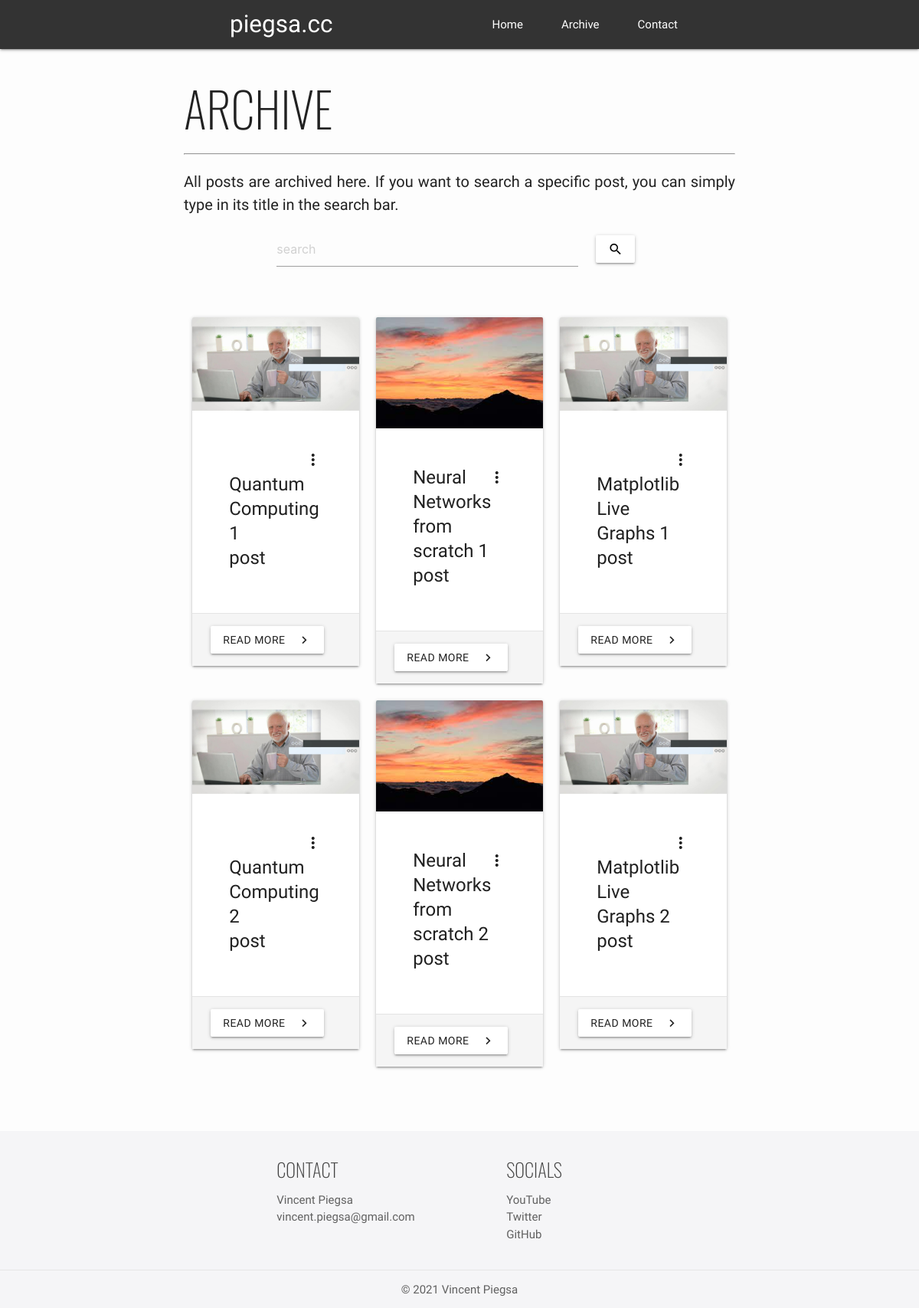
Page /archive on the committed database.
### components/models.py (models this page shows, shortened)
class Post(db.Model):
	id = db.Column(db.Integer, primary_key=True)
	title = db.Column(db.String(128), unique=True, nullable=False)
	subtitle = db.Column(db.String(256), nullable=False)
	img = db.Column(db.String(256), nullable=False)
	url = db.Column(db.String(256), unique=True)
	pub_date = db.Column(db.DateTime, nullable=False, default=datetime.utcnow)

### components/blog/views.py (the view)
@blog.route('/archive')
def archive():
	return render_template('blog/archive.html', posts=Post.query.all())

### components/templates/blog/archive.html (shortened to what this page needs)
{% extends "layout.html" %}
{% block content %}
<div style="margin-bottom: 50px;">
	<h1 class="subheading">Archive</h1>
	<hr/>
	<p class="flow-text">
		All posts are archived here. If you want to search a specific post, you can simply type in its title in the search bar.
	</p>
	<div class="row" style="max-width: 500px; margin: 0 auto;">
		<form action="" method="GET">
			<div class="col s10">
				<input type="text" name="search" placeholder="search">
			</div>
			<div class="col s2">
				<button class="btn white waves-effect waves-dark" type="submit" style="margin-bottom: -20px;"><i class="material-icons" style="color: rgb(0, 0, 0);">search</i></button>
			</div>
		</form>
	</div>
</div>
{% if posts %}
<div class="row" style="margin-top: 25px;">
	{% for post in posts %}
		<div class="col l4 s12" style="height: 450px; margin-bottom: 50px;">
			<div class="card hoverable sticky-action">
				<div class="card-image waves-effect waves-block waves-light">
					<img class="activator responsive-img thumbnail" src="{{ url_for('static', filename=post.img) }}">
				</div>
				<div class="card-content">
					<div class="card-content">
						<div class="card-title activator grey-text text-darken-4">
							<i class="material-icons right">more_vert</i>
							<p style="width: 90%;">{{ post.title }}</p>post
						</div>
					</div>
				</div>
				<div class="card-action grey lighten-4">
					<a class="btn waves-effect waves-dark grey-text text-darken-4 white" href="{{ url_for('blog.archive_post', post=post.url) }}">Read More<i class="material-icons right">chevron_right</i></a>
				</div>
				</div>
		</div>
	{% endfor %}
</div>
{% endif %}
{% endblock %}

### components/templates/layout.html (shortened to what this page needs)
<!DOCTYPE html>
<html>
<head>
    <link rel="stylesheet" href="https://cdnjs.cloudflare.com/ajax/libs/materialize/1.0.0/css/materialize.min.css">
    <link rel="stylesheet" href="https://cdnjs.cloudflare.com/ajax/libs/font-awesome/4.7.0/css/font-awesome.min.css">
</head>
<body>
	<header>
		<div class="navbar-fixed">
			<nav style="background-color: rgba(0, 0, 0, 0.8);">
				<div class="nav-wrapper" style="width: 50%; margin: 0 auto;">
					<a class="brand-logo" href="">piegsa.cc</a>
					<ul class="right hide-on-med-and-down">
						<li><a class="nav-item" href="{{ url_for('blog.home') }}">Home</a></li>
						<li><a class="nav-item" href="{{ url_for('blog.archive') }}">Archive</a></li>
						<li><a class="nav-item" href="{{ url_for('blog.contact') }}">Contact</a></li>
					</ul>
				</div>
			</nav>
		</div>
	</header>
	<main>
		<div class="container" style="width: 60%;">
			{% block content %}
			{% endblock %}
		</div>
	</main>
	<footer class="page-footer" style="background-color: rgb(245, 245, 247); margin-top: 50px;">
		<div class="container" style="width: 50%;">
			<div class="row">
				<div class="col l4 offset-l1 s12">
					<h5 class="grey-text text-darken-3">Contact</h5>
					<ul>
						<li class="grey-text text-darken-2">Vincent Piegsa</li>
						<li><a  class="grey-text text-darken-2 light link-hover" href="mailto:vincent.piegsa@gmail.com">vincent.piegsa@gmail.com</a></li>
					</ul>
				</div>
				<div class="col l4 offset-l2 s12">
					<h5 class="grey-text text-darken-3">Socials</h5>
					<ul>
						<li><a class="grey-text text-darken-2 light link-hover" href="https://www.youtube.com/channel/UC79fsGLmn36NnS25beoVB3Q">YouTube</a></li>
						<li><a class="grey-text text-darken-2 light link-hover" href="https://twitter.com/vincentpiegsa">Twitter</a></li>
						<li><a class="grey-text text-darken-2 light link-hover" href="https://github.com/VincentPiegsa">GitHub</a></li>
					</ul>
				</div>
			</div>
		</div>
		<div class="footer-copyright" style="background-color: rgb(245, 245, 247); border-top: 1px solid rgb(230, 230, 230);">
			<div class="container grey-text text-darken-2" style="text-align: center;">
				&copy; 2021 <a class="grey-text text-darken-2 light link-hover" href="/">Vincent Piegsa</a>
			</div>
		</div>
	</footer>
</body>
</html>

### components/templates/layout.html (style rules this page uses)
body { display: flex; min-height: 100vh; flex-direction: column; font-family: 'Work Sans', sans-serif; background-color: rgb(253, 253, 253); }
main { flex: 1 0 auto; }
h1, h2, h3, h4, h5, h6 { font-family: 'Oswald', sans-serif; text-transform: uppercase; font-weight: 100; }
.flow-text { font-size: 20px; text-align: justify; }
a.light.link-hover { text-decoration: underline; text-decoration-color: rgba(252, 252, 252, 0.0); transition: 0.3s; }
a.nav-item { margin-left: 20px; text-decoration: underline; text-decoration-color: rgba(0, 0, 0, 0.0); }
img.thumbnail { max-height: 200px; overflow: hidden; }

### rows in the picture
Post: img (picture), title "Quantum Computing 1"
Post: img (picture), title "Neural Networks from scratch 1"
Post: img (picture), title "Matplotlib Live Graphs 1"
Post: img (picture), title "Quantum Computing 2"
Post: img (picture), title "Neural Networks from scratch 2"
Post: img (picture), title "Matplotlib Live Graphs 2"
